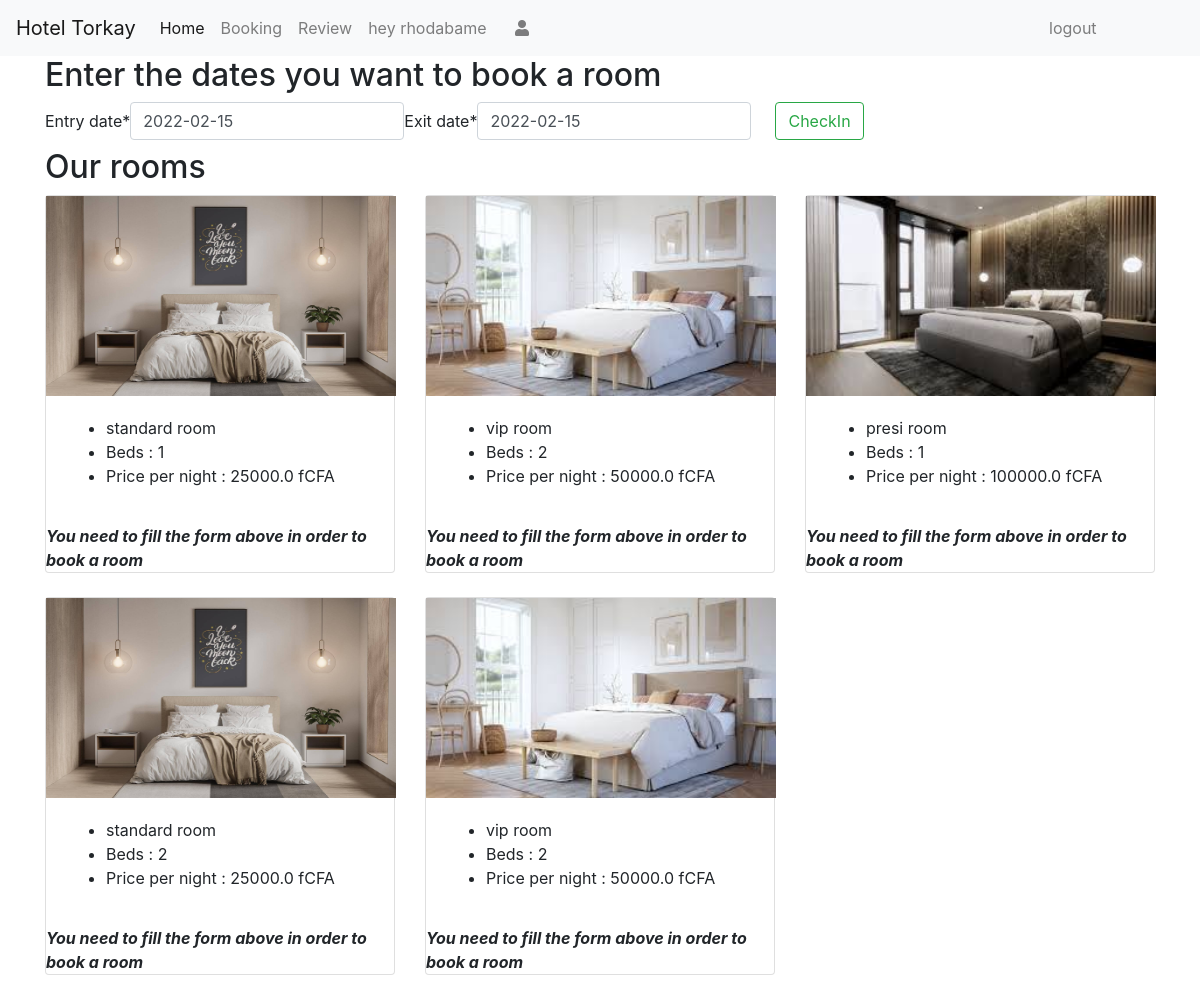
The page / (signed in) on the database its author committed.
### visitors/models.py (models this page shows, shortened)
class Room(models.Model):
    categories = (('standard', 'Standard'),
                  ('vip', 'VIP'),
                  ('presi', 'Presidentiel'))
    type = models.CharField(choices=categories, max_length=20)
    beds = models.IntegerField()
    price = models.FloatField()
    image = models.ImageField(upload_to='rooms/')

### visitors/views.py (the view)
# urls.py: path('', views.info, name='info'),
def info(request):
	if request.method== 'POST':
		form = AvailabilityCheckForm(request.POST)
		if form.is_valid():
			date_in = form.cleaned_data['entry_date']
			date_out= form.cleaned_data['exit_date']
			rooms_available = Room.objects.exclude(reservation__entry_date__range=[date_in , date_out]).exclude(reservation__exit_date__range=[ date_in, date_out])
			print(rooms_available)
			context={
				'form': AvailabilityCheckForm(),
				'rooms':rooms_available,
				'dateIN':date_in,
				'dateOUT': date_out
			}
			return render(request, 'info.html', context )
	else:
		context= {
			'form': AvailabilityCheckForm(),
			'rooms': Room.objects.all()
		}
		return render(request, 'info.html', context )

### visitors/forms.py
class AvailabilityCheckForm(forms.Form):
    entry_date = forms.DateField(initial=datetime.today())
    exit_date = forms.DateField(initial=datetime.today())

### templates/info.html (shortened to what this page needs)
{% extends 'base.html' %}
{% load crispy_forms_tags %}
{% block content%}
<div class="container">
<h2>Enter the dates you want to book a room</h2>
<form class='form-inline my-2' method="post">
    {{form|crispy}}
    <input class="btn btn-outline-success ml-4" type="submit" value="CheckIn">
</form>
    <h2> Our rooms </h2>
    <div class="row">
        {% for room in rooms %}
        <div class="col-md-4 mb-4">
            <div class="card">
                <div class="card-img">
                    <img src="{{room.image.url}}" width="350" height="200">
                </div>
                <div class="card-body">
                    <ul>
                        <li class="card-text">{{room.type}} room</li>
                        <li class="card-text">Beds : {{room.beds}}</li>
                        <li class="card-text">Price per night : {{room.price}} fCFA </li>
                    </ul>
                </div>
                {% if dateIN %}<a class="btn btn-outline-primary"  href=" {% url 'reservation' dateIN dateOUT room.id %} ">Book this room</a>
                {% else %} <b><i>You need to fill the form above in order to book a room</i></b>
                {% endif %}
            </div>
        </div>
        {% endfor %}
    </div>
</div>
{% endblock %}

### templates/base.html (shortened to what this page needs)
<!DOCTYPE html>
<html lang="en">
<head>
  <link rel="stylesheet" href="https://stackpath.bootstrapcdn.com/bootstrap/4.4.1/css/bootstrap.min.css"></head>
  <link rel="stylesheet" href="https://use.fontawesome.com/releases/v5.3.1/css/all.css">
<body>
<nav class="navbar navbar-expand-lg navbar-light bg-light">
  <a class="navbar-brand" href="#">Hotel Torkay</a>
  <div class="collapse navbar-collapse" id="navbarSupportedContent">
    <ul class="navbar-nav mr-auto">
      <li class="nav-item active">
        <a class="nav-link" href="{% url 'info'  %}">Home <span class="sr-only">(current)</span></a>
      </li>
      <li class="nav-item">
        <a class="nav-link" href="">Booking</a>
      </li>
      <li class="nav-item">
        <a class="nav-link" href="">Review</a>
      </li>
    {% if user.is_authenticated %}
      <li class="nav-item" >
        <a class="nav-link" href="">hey {{user}}
        {% if user.profile.profile_image %}
    <img src="{{ user.profile.profile_image.url }}" width="30" height="30" >
    {% else %} <i class="fa fa-user mx-4"></i></a>
    {% endif %}
      </li>
    <li class="nav-item " style="margin-left:30em;">
        <a class="nav-link" href="{% url 'logout' %}">logout</a>
      </li>
    {% endif %}
      </ul>
  </div>
</nav>
{% block content %}{% endblock%}
</body>
</html>

### rows shown on the page
Room: image (picture), type "standard", beds "1", price "25000.0"
Room: image (picture), type "vip", beds "2", price "50000.0"
Room: image (picture), type "presi", beds "1", price "100000.0"
Room: image (picture), type "standard", beds "2", price "25000.0"
Room: image (picture), type "vip", beds "2", price "50000.0"

### other values the page prints
{{ user }} "rhodabame"
